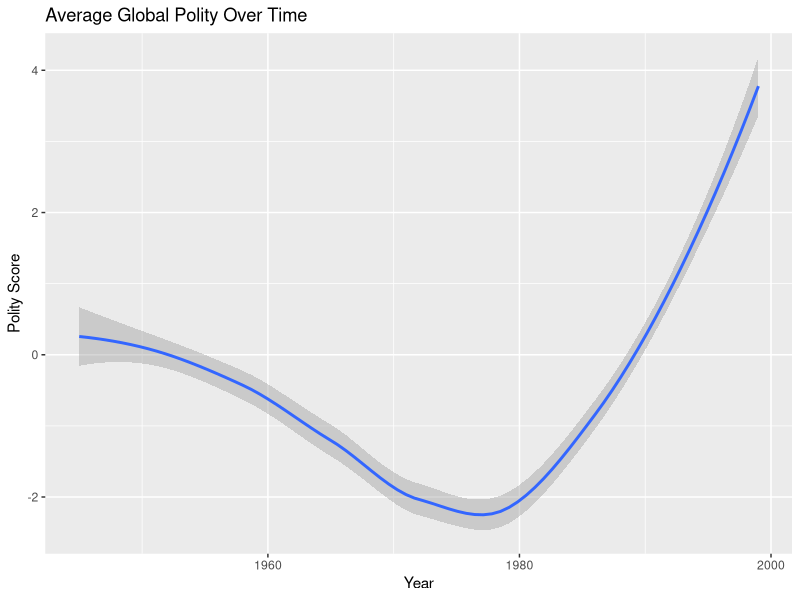
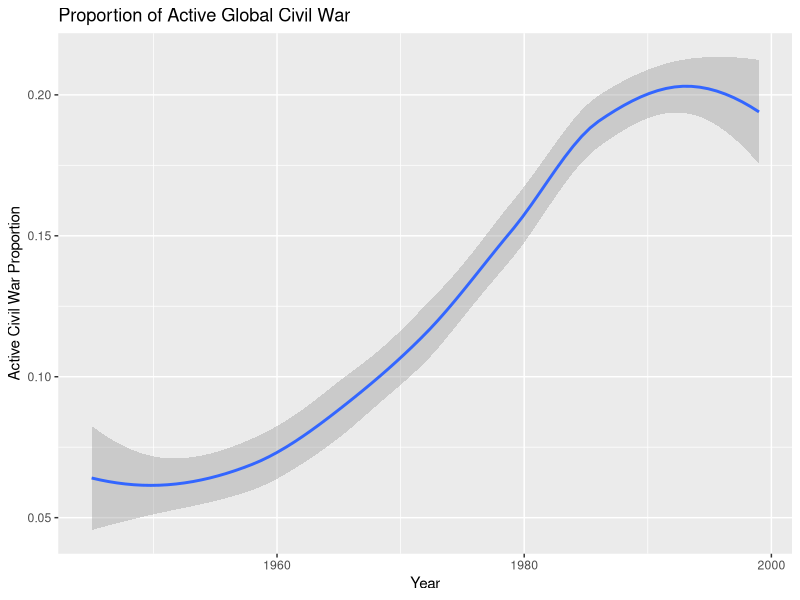
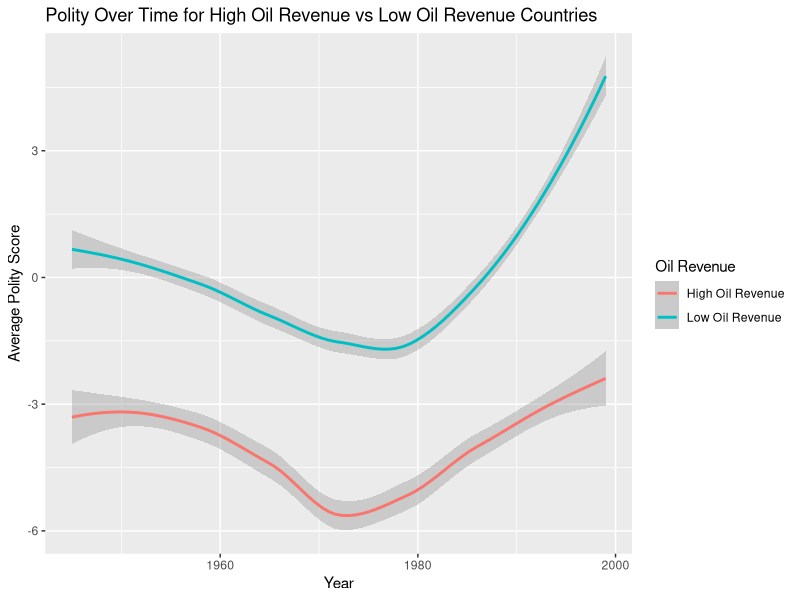
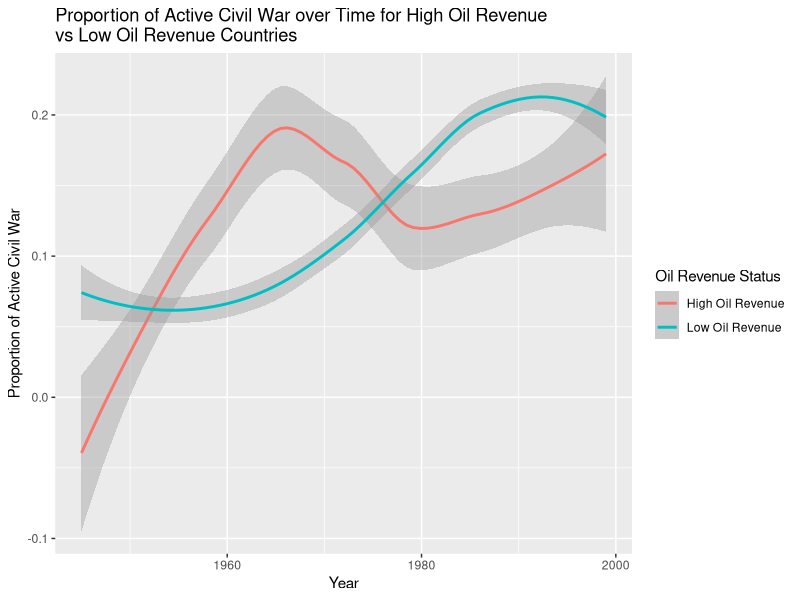
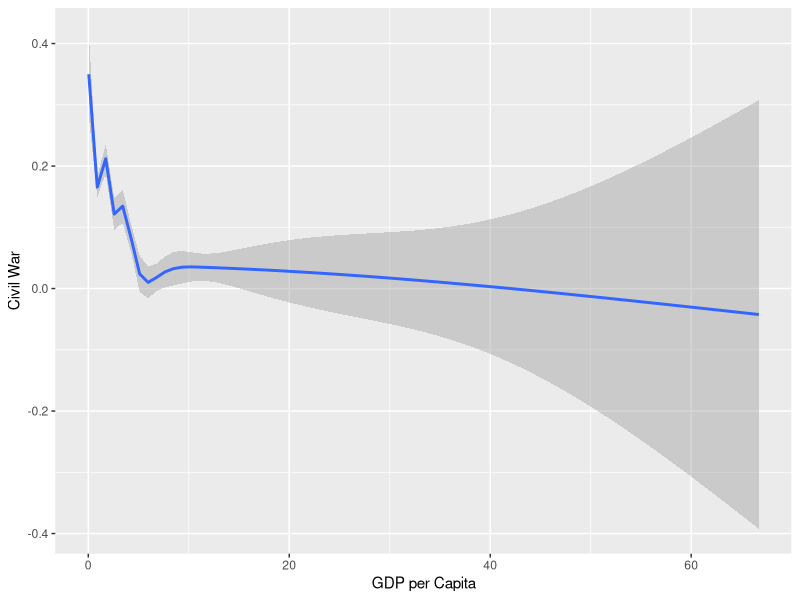
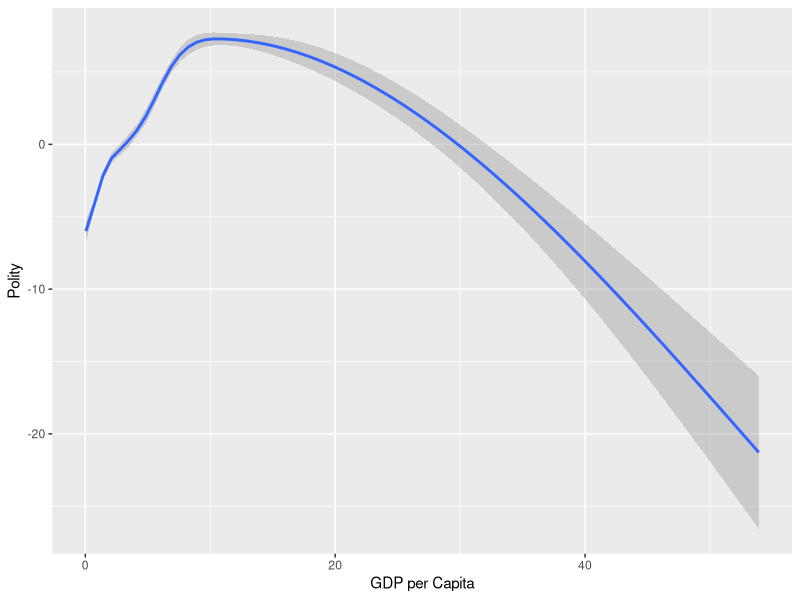

Source code (R) for these figures, in order:
## ---- chunk 1
library(tidyverse)
library(dplyr)
library(ggplot2)

# Load data
data <- read_csv("data/civilwar.csv") 

# Create polity visualization
data |>
  group_by(year) |>
  summarize(avg_polity = mean(polity2, na.rm = TRUE)) |>
  ggplot(mapping = aes(x = year, y = avg_polity)) +
  geom_smooth() +
  labs(
    title = "Average Global Polity Over Time",
    y = "Polity Score",
    x = "Year"
  )

# Create civil war visualization
data |>
  group_by(year) |>
  summarize(war_prop = mean(war, na.rm = TRUE)) |>
  ggplot(mapping = aes(x = year, y = war_prop)) +
  geom_smooth() +
  labs(
    title = "Proportion of Active Global Civil War",
    y = "Active Civil War Proportion",
    x = "Year"
  )
## ---- chunk 2
# POLITY AND OIL REVENUE

# Create oil_rev variable and calculate avg polity by oil_rev
polity_data <- data |>
  mutate(
    oil_rev = if_else(Oil == 1, "High Oil Revenue", "Low Oil Revenue")
  ) 
  

# Graph polity over time for oil dependent and non-oil dependent nations
polity_plot <- polity_data |>
  group_by(oil_rev, year) |>
  summarize(avg_polity = mean(polity2, na.rm = TRUE)) |>
  ggplot(mapping = aes(x = year, y = avg_polity, color = oil_rev)) +
  geom_smooth() +
  labs(
    x = "Year",
    y = "Average Polity Score",
    title = "Polity Over Time for High Oil Revenue vs Low Oil Revenue Countries",
    color = "Oil Revenue"
  )

polity_plot


## ---- chunk 3
# CIVIL WAR AND OIL REVENUE

# Create oil dependence variable
war_data <- data |>
  mutate(
    oil_rev = if_else(Oil == 1, "High Oil Revenue", "Low Oil Revenue")
  ) 

# Graph the proportion of active civil war over time for oil-dependent and non-oil dependent countries
war_plot <- war_data |>
  group_by(oil_rev, year) |>
  summarize(prop_war = mean(war, na.rm = TRUE)) |>
  ggplot(mapping = aes(x = year, y = prop_war, color = oil_rev)) +
  geom_smooth() +
  labs(
    x = "Year",
    y = "Proportion of Active Civil War",
    title = "Proportion of Active Civil War over Time for High Oil Revenue \nvs Low Oil Revenue Countries",
    color = "Oil Revenue Status"
  )

war_plot
## ---- chunk 4
# POLITY AND OIL REVENUE (regression)

library(broom)

# Mutates oil_rev variable 
data <- data |>
  mutate(
    oil_rev = if_else(Oil == 1, "Oil Dependence", "Low Oil Dependence")
  )

# Creates regression with polity as outcome and oil revenue/dependence as predictor
data$oil_reserve_situation<-data$oil_rev
fit_1 <- lm(polity2 ~ oil_reserve_situation, data = data)

# Creates tables of results
fit_1 |>
  broom::tidy() |>
  select(term, estimate) |>
  knitr::kable(digits = 2)

summary(fit_1)
## ---- chunk 5
# CIVIL WAR AND OIL REVENUE (regression)

# Creates regression with war as outcome and oil revenue/dependence as predictor
fit_2 <- lm(war ~ oil_reserve_situation, data = data)

# Creates tables of results
fit_2 |>
  broom::tidy() |>
  select(term, estimate) |>
  knitr::kable(digits = 2)

summary(fit_2)
## ---- chunk 6
gdp_plot_war <- data |>
  ggplot(mapping = aes(x = gdpen, y = war)) +
  geom_smooth() +
  labs(
    y = "Civil War",
    x = "GDP per Capita"
  )

gdp_plot_war

fit_war_gdp <- lm(war ~ gdpen, data = data)

summary(fit_war_gdp)

fit_oil_gdp <- lm(Oil ~ gdpen, data = data)

summary(fit_oil_gdp)
## ---- chunk 7
gdp_plot_polity <- data |>
  ggplot(mapping = aes(x = gdpen, y = polity2)) +
  geom_smooth() +
  labs(
    y = "Polity",
    x = "GDP per Capita"
  )

gdp_plot_polity
